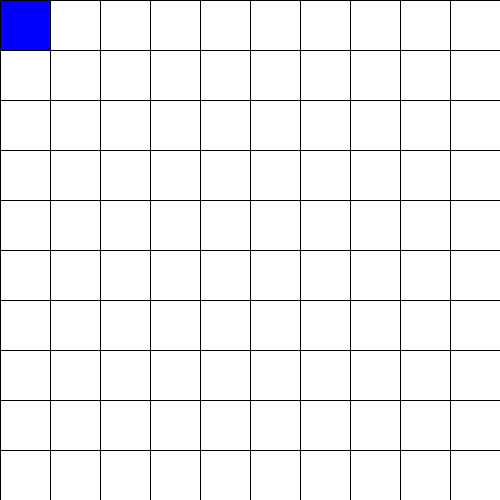
Frame 1 (no input)
Frame 60 (the mouse pressed at the canvas centre just before this capture): identical to frame 1, image omitted
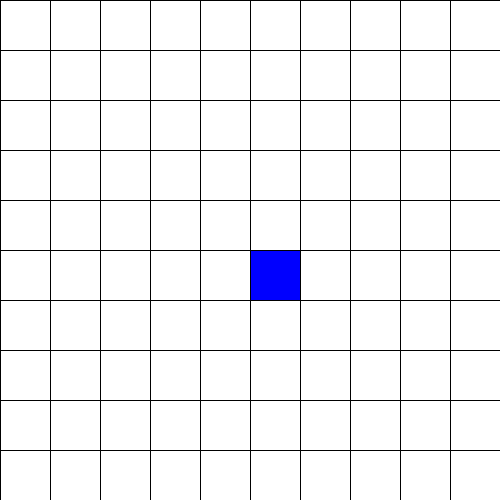
Frame 120 (the mouse held since frame 60 and released just before this capture)

The Processing sketch that drew these frames (run headless with seeded random() and noise(); from frame 60 on, the mouse is pressed at the canvas centre):

// Processing sketch: grillaNumeradaSelecPosMouse
// ── grillaNumeradaSelecPosMouse.pde
int cant = 10;
int ancho, alto;
void setup() {
  size(500, 500);
  textSize(18);
  textAlign(CENTER, CENTER);
  surface.setResizable(true); // <<<< INCORPORAR AL TRABAJO
}
void draw() {
  background(255);
  ancho = width/cant;
  alto = height/cant;
  for (int i=0; i<cant; i++) {
    for (int j=0; j<cant; j++) {
      float mx = int(map(mouseX, 0, width, 0, cant)); // proporción entre mouseX y cant de columnas
      float my = int(map(mouseY, 0, height, 0, cant));// proporción entre mouseY y cant de filas
      if (mx==i && my==j) { // si coincide el valor
        fill(0, 0, 255); // rellena azul
      } else { // el resto
        fill(255); // rellena blanco
      }
      rect(i*ancho, j*alto, ancho, alto);
      println(mx);
    }
  }
}
